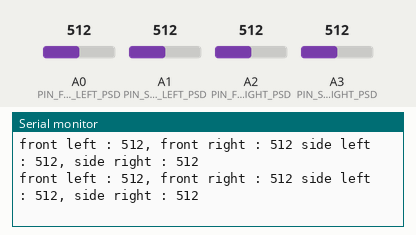
Simulated run of this sketch. Board: Arduino Uno, built with avr-gcc and run on an emulated ATmega328P. Shown: the last lines printed to the serial monitor. The inputs (shaded band) are chosen by the test bench; at power-on: A0 (PIN_FRONT_LEFT_PSD) = 512, A1 (PIN_SIDE_LEFT_PSD) = 512, A2 (PIN_FRONT_RIGHT_PSD) = 512, A3 (PIN_SIDE_RIGHT_PSD) = 512.

Above: at 1.2 s.
1.3 s: A0 (PIN_FRONT_LEFT_PSD) set to 108
At 1.39 s:
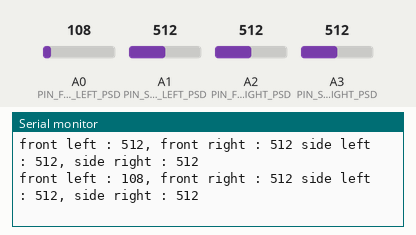
4.3 s: A0 (PIN_FRONT_LEFT_PSD) set to 91
At 4.38 s:
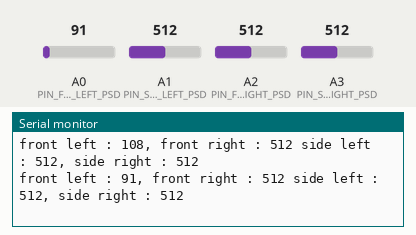
5.8 s: A1 (PIN_SIDE_LEFT_PSD) set to 107
At 5.86 s:
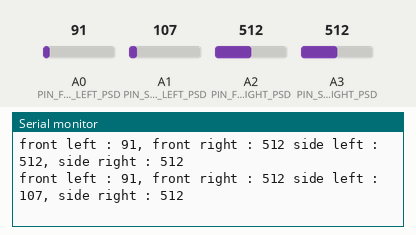
7.3 s: A1 (PIN_SIDE_LEFT_PSD) set to 88
At 7.34 s:
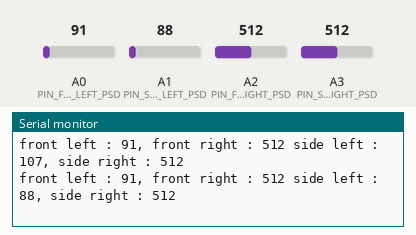
10.3 s: A2 (PIN_FRONT_RIGHT_PSD) set to 106
At 10.37 s:
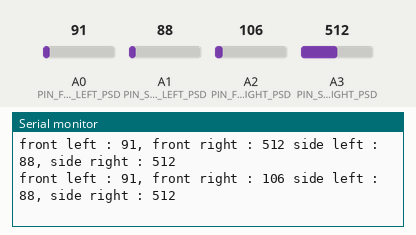
13.3 s: A2 (PIN_FRONT_RIGHT_PSD) set to 88
At 13.3 s:
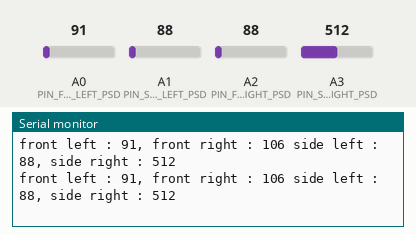
Timing chart, 0 to 15.8 s (numbered marks = the images above; inputs shaded):
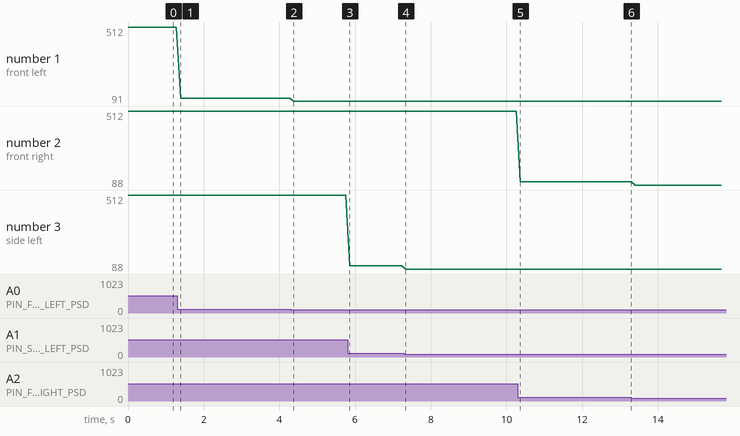

Measured:
- after the input at 1.3 s, the serial monitor: prints a new line after 0.09 s (image 1)
- after the input at 4.3 s, the serial monitor: prints a new line after 0.08 s (image 2)
- after the input at 5.8 s, the serial monitor: prints a new line after 0.05 s (image 3)
- after the input at 7.3 s, the serial monitor: prints a new line at once (image 4)
- after the input at 10.3 s, the serial monitor: prints a new line after 0.07 s (image 5)
- plotted number 1: 512 → 108 after the input at 1.3 s, 108 → 91 after the input at 4.3 s
- plotted number 2: 512 → 106 after the input at 10.3 s
- plotted number 3: 512 → 107 after the input at 5.8 s, 107 → 88 after the input at 7.3 s

The sketch:

MobileManipulator-Blackberry-Lab-02-01-PSD-Value-Monitor.ino
```cpp
//////////////  전방 PSD센서

#define PIN_FRONT_LEFT_PSD    A0 // 매니퓰레이터 전방 좌측 PSD센서 연결 핀
#define PIN_FRONT_RIGHT_PSD   A2 // 매니퓰레이터 전방 우측 PSD센서 연결 핀
#define PIN_SIDE_LEFT_PSD    A1 // 매니퓰레이터 전방 좌측 PSD센서 연결 핀
#define PIN_SIDE_RIGHT_PSD   A3 // 매니퓰레이터 전방 우측 PSD센서 연결 핀


//////////////  메인 프로그램

void setup() {
  Serial.begin( 9600 ); // 시리얼 통신 (baudrate)
}

void loop() {
  int frontLeftPSDValue = analogRead( PIN_FRONT_LEFT_PSD );  // front PSD left 값 읽기
  int frontRightPSDValue = analogRead( PIN_FRONT_RIGHT_PSD ); // front PSD right 값 읽기
  int sideLeftPSDValue = analogRead( PIN_SIDE_LEFT_PSD );  // side PSD left 값 읽기
  int sideRightPSDValue = analogRead( PIN_SIDE_RIGHT_PSD ); // side PSD right 값 읽기

  Serial.print( "front left : " ); // 시리얼 모니터에 "front left : "를 출력
  Serial.print( frontLeftPSDValue ); // frontLeftPSDValue변수의 값을 출력
  Serial.print( ", front right : " );
  Serial.print( frontRightPSDValue );
  Serial.print( " side left : " );
  Serial.print( sideLeftPSDValue );
  Serial.print( ", side right : " );
  Serial.print( sideRightPSDValue );
  Serial.println(); // 시리얼 모니터 개행
  delay(100);
}
```
